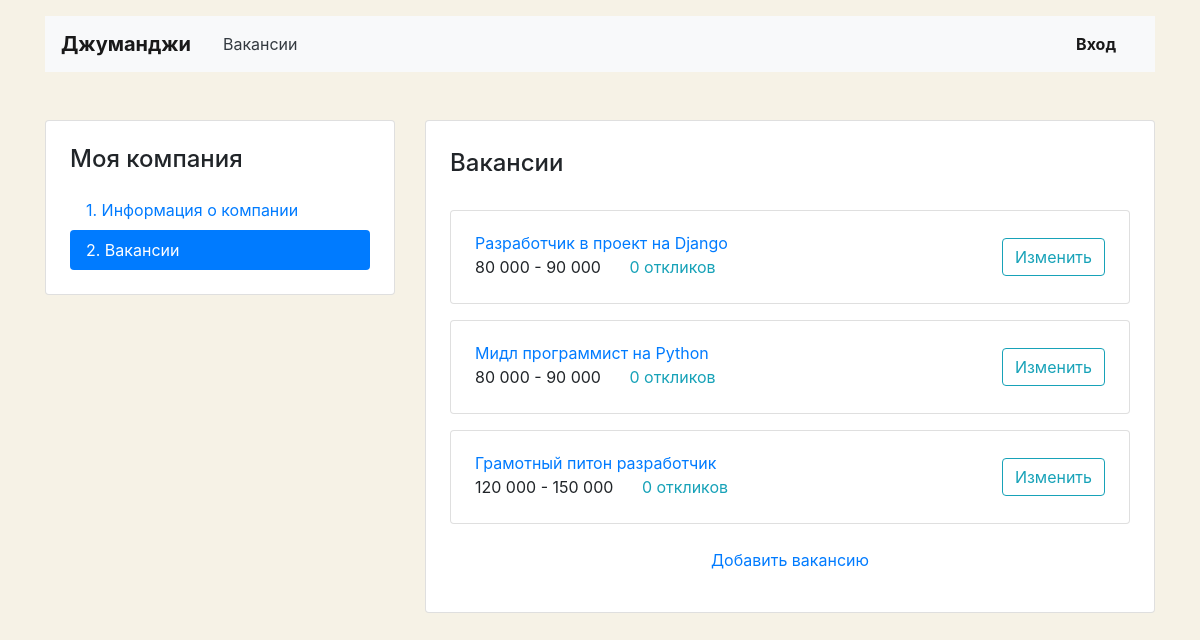
The app's page /mycompany/vacancies/ with its own data.
### stephunter/models.py (models this page shows)
class Vacancy(models.Model):
    title = models.CharField(max_length=120)
    specialty = models.ForeignKey(Specialty, on_delete=models.CASCADE, related_name='vacancies')
    company = models.ForeignKey(Company, on_delete=models.CASCADE, related_name='vacancies')
    skills = models.CharField(max_length=120)
    description = models.TextField()
    salary_min = models.IntegerField()
    salary_max = models.IntegerField()
    published_at = models.DateField()

### stephunter/views/myvacancy.py (the view)
# urls.py: path('mycompany/vacancies/', MyVacanciesView.as_view(), name='my_vacancies'),
class MyVacanciesView(View):
    def get(self, request):
        vacancies = Vacancy.objects.filter(company__owner_id=request.user.id).annotate(
            application_count=Count('applications'))
        return render(request, 'stephunter/vacancy/vacancy-list.html', context={
            'vacancies': vacancies,
        })

### stephunter/templatetags/extras.py (called while the page is built)
@register.filter(name='ru_suffix')
def ru_suffix(number, arg):
    nom_sing, gen_sing, gen_plur = arg.split(',')
    if 10 <= number % 100 <= 20:
        return f'{ number } { gen_plur }'
    if number % 10 == 1:
        return f'{ number } { nom_sing }'
    if 2 <= number % 10 <= 4:
        return f'{ number } { gen_sing }'
    return f'{number} {gen_plur}'

### stephunter/templates/stephunter/vacancy/vacancy-list.html (shortened to what this page needs)
{% extends 'stephunter/base.html' %}
{% load humanize %}
{% load extras %}
{% block content %}
  <main class="container mt-3 pb-5">
    <div class="row mt-5">
      <div class="col-12 col-lg-4">
        <aside class="pt-3 pb-4 px-4 mb-5 card">
          <h1 class="h4 pt-2 pb-2">Моя компания</h1>
          <div class="nav flex-column nav-pills" id="v-pills-tab" role="tablist" aria-orientation="vertical">
            <a class="nav-link" href="{% url 'my_company' %}">1. Информация о компании</a>
            <a class="nav-link active" href="#">2. Вакансии</a>
          </div>
        </aside>
      </div>
      <div class="col-12 col-lg-8">
        <div class="card">
          <div class="card-body px-4 pb-4">
            <section class="tab-pane fade show active">
              <h2 class="h4 pt-2 pb-3">Вакансии</h2>
              {% if vacancies %}
              {% for vacancy in vacancies %}
              <div class="card mt-3">
                <div class="card-body px-4">
                  <div class="row align-items-center">
                    <div class="col-6 col-lg-8">
                      <a href="{% url 'my_vacancy' vacancy.id %}" class="mb-1">{{ vacancy.title }}</a>
                      <p class="mb-1">
                        <span class="mr-4">{{ vacancy.salary_min|intcomma }} - {{ vacancy.salary_max|intcomma }}</span>
                        <a href="{% url 'my_vacancy' vacancy.id %}#app" class="text-info">{{ vacancy.application_count|ru_suffix:'отклик, отклика,откликов' }}</a>
                      </p>
                    </div>
                    <div class="col-6 col-lg-4 text-right">
                      <a href="{% url 'my_vacancy' vacancy.id %}" class="btn btn-outline-info">Изменить</a>
                    </div>
                  </div>
                </div>
              </div>
              {% endfor %}
              {% else %}
                <div class="mt-4 text-center"><p>У вас пока нет вакансий. Для добавления нажмите кнопку ниже.</p></div>
              {% endif %}
              <div class="mt-4 text-center"><p><a href="{% url 'my_vac_create' %}">Добавить вакансию</a></p></div>
            </section>
          </div>
        </div>
      </div>
    </div>
  </main>
{% endblock %}

### stephunter/templates/stephunter/base.html (style rules this page uses)
body { background-color: #F6F2E6; }

### records on screen
Vacancy: title "Разработчик в проект на Django", salary_min "80 000", salary_max "90 000", application_count|ru_suffix "0 откликов"
Vacancy: title "Мидл программист на Python", salary_min "80 000", salary_max "90 000", application_count|ru_suffix "0 откликов"
Vacancy: title "Грамотный питон разработчик", salary_min "120 000", salary_max "150 000", application_count|ru_suffix "0 откликов"
